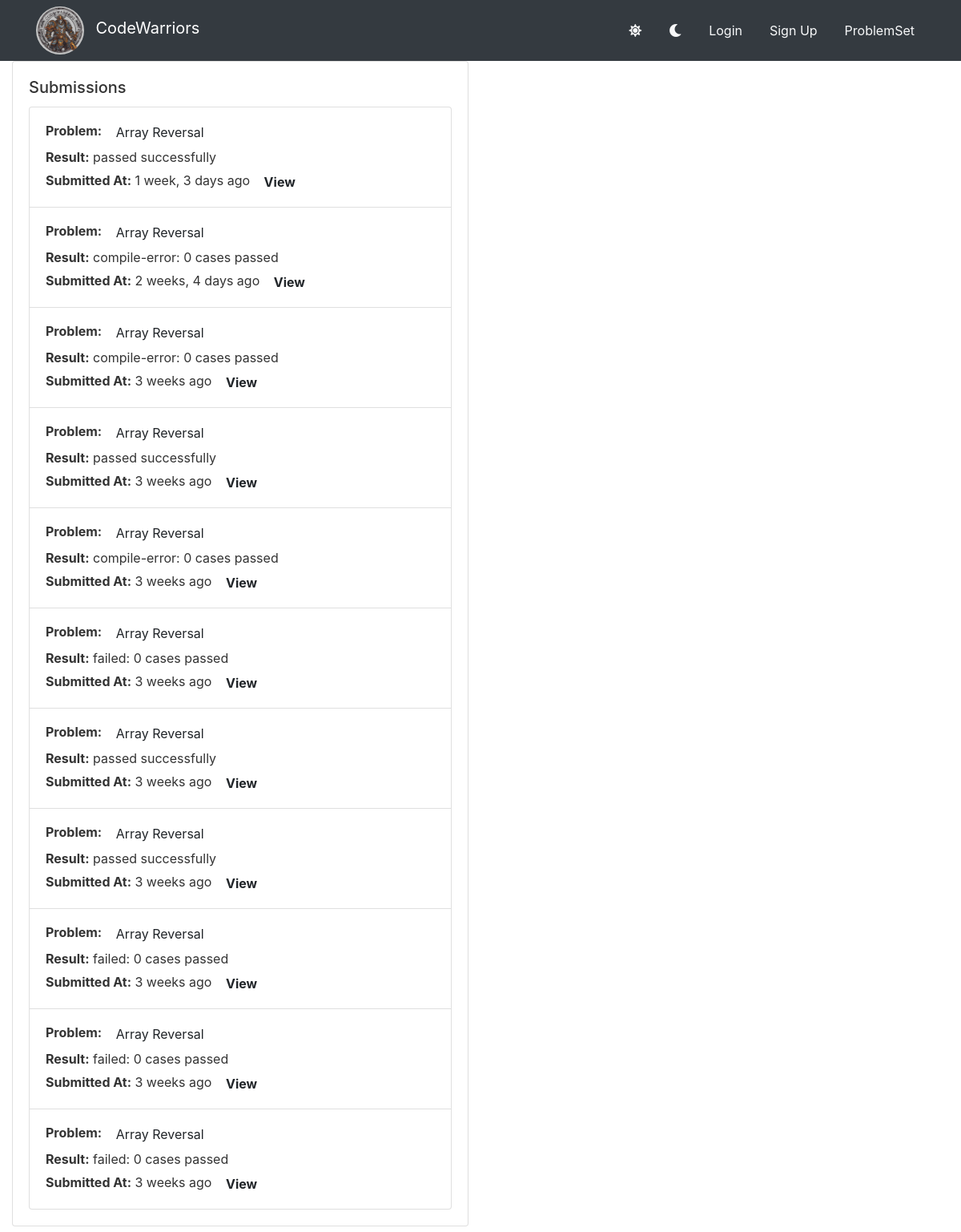
Page /all-submissions/16/ on the committed database.
### base/models.py (models this page shows, shortened)
class CodeSubmission(models.Model):
    language=models.CharField(max_length=100, choices=languages)
    code=models.TextField()
    user=models.ForeignKey(User,on_delete=models.CASCADE,null=True)
    problem =models.ForeignKey(Problem,on_delete=models.CASCADE,null=True)
    input_data=models.TextField(null=True,blank=True)
    output_data=models.TextField(null=True,blank=True)
    timestamp=models.DateTimeField(auto_now_add=True)
    status=models.CharField(max_length=100,choices=status_flag,default='passed')
    passed_testcases=models.CharField(max_length=100,default='0')
    class Meta:
        ordering=['-timestamp']

class Problem(models.Model):
    user=models.ForeignKey(User,on_delete=models.CASCADE,null=True)
    difficulty=models.CharField(max_length=100,choices=difficulties)
    topics=models.CharField(max_length=100,choices=topics,default='maths')
    title=models.CharField(max_length=100)
    statement=models.TextField()
    constraints=models.TextField()
    inputs=models.TextField()
    outputs=models.TextField()
    created=models.DateTimeField(auto_now_add=True,null=True)

### base/views.py (the view)
# urls.py: path('all-submissions/<str:pk>/',views.allSubmissions,name='all-submissions'),
def allSubmissions(request,pk):
    problem=Problem.objects.get(id=int(pk))
    submissions=problem.codesubmission_set.all()
    context={
        'submissions':submissions
    }
    return render(request,'base/submissions.html',context)

### base/templates/base/submissions.html
{% extends 'main.html' %}
{% block content %}
{% include 'base/submission_component.html' %}
{% endblock %}

### base/templates/base/submission_component.html (shortened to what this page needs)
    <div class="col-md-6">
        <div class="card mb-3">
            <div class="card-body">
                <h5 class="card-title">Submissions</h5>
                {% if submissions %}
                    <ul class="list-group submissions-list">
                        {% for submission in submissions %}
                        <li class="list-group-item">
                            <strong>Problem:</strong> <a href="{% url 'problem-page' submission.problem.id %}" class="btn btn-link-dark">{{ submission.problem.title }}</a> <br>
                            {% if submission.status == "passed" %}
                            <strong>Result:</strong> {{ submission.status }} successfully<br>
                            {% else %}
                            <strong>Result:</strong> {{ submission.status }}: {{submission.passed_testcases}} cases passed<br>
                            {% endif %}
                            <strong>Submitted At:</strong> {{ submission.timestamp|timesince }} ago
                            <a href="{% url 'submission-page' submission.id %}" class="btn btn-link-dark"><strong>View</strong></a>
                        </li>
                        {% endfor %}
                    </ul>
                {% else %}
                    <p>No submissions yet.</p>
                {% endif %}
            </div>
        </div>
    </div>

### static/styles/style.css (style rules this page uses)
.theme-light .card { background-color: #fff; color: #333; }
.theme-light .card-title { color: #333; }

### rows in the picture
CodeSubmission: problem "Array Reversal", status "passed", timestamp "1 week, 3 days"
CodeSubmission: problem "Array Reversal", status "compile-error", passed_testcases "0", timestamp "2 weeks, 4 days"
CodeSubmission: problem "Array Reversal", status "compile-error", passed_testcases "0", timestamp "3 weeks"
CodeSubmission: problem "Array Reversal", status "passed", timestamp "3 weeks"
CodeSubmission: problem "Array Reversal", status "compile-error", passed_testcases "0", timestamp "3 weeks"
CodeSubmission: problem "Array Reversal", status "failed", passed_testcases "0", timestamp "3 weeks"
CodeSubmission: problem "Array Reversal", status "passed", timestamp "3 weeks"
CodeSubmission: problem "Array Reversal", status "passed", timestamp "3 weeks"
CodeSubmission: problem "Array Reversal", status "failed", passed_testcases "0", timestamp "3 weeks"
CodeSubmission: problem "Array Reversal", status "failed", passed_testcases "0", timestamp "3 weeks"
CodeSubmission: problem "Array Reversal", status "failed", passed_testcases "0", timestamp "3 weeks"
